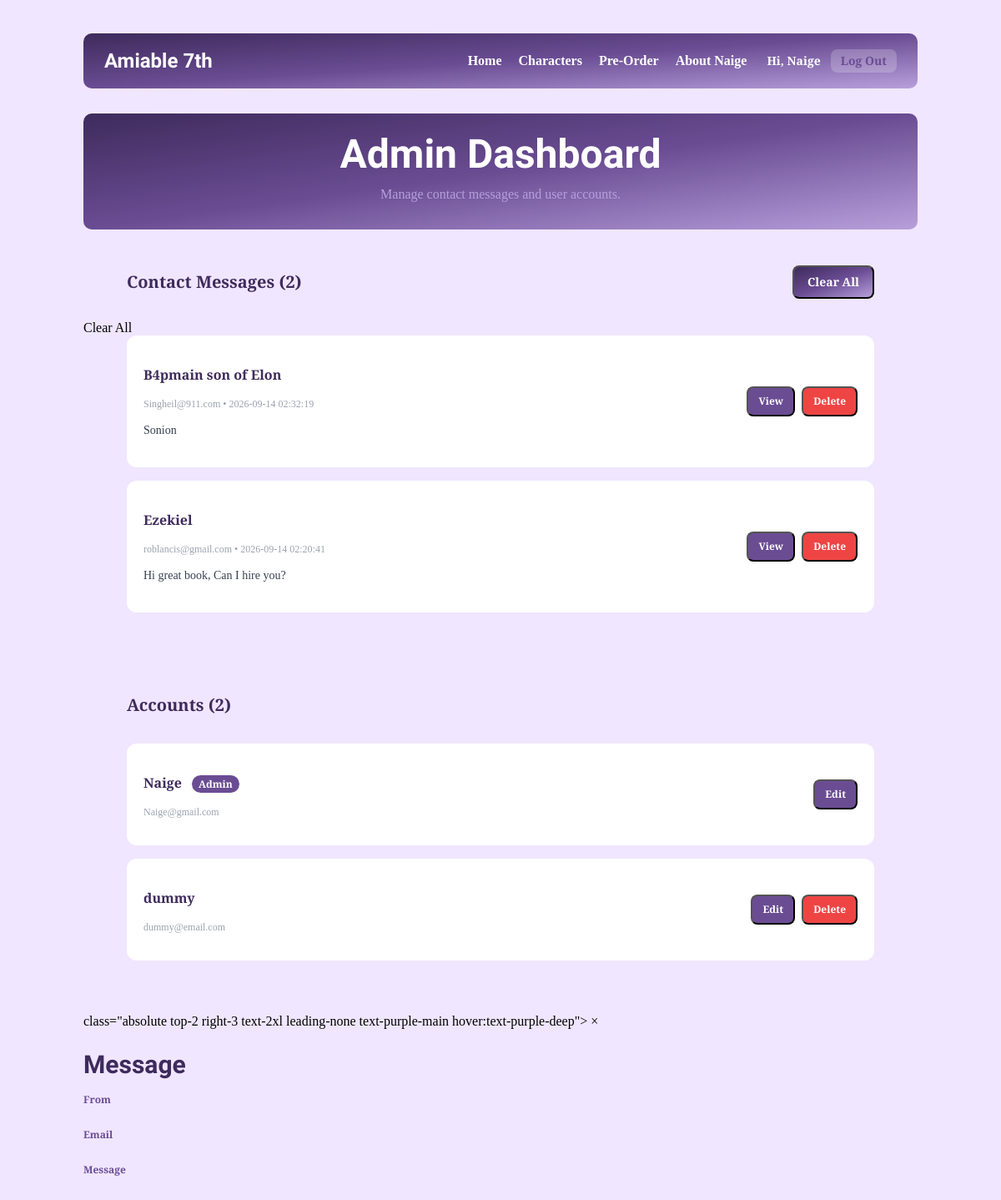
Page /admin.php (signed in) on the committed database.
### tables this page shows
CREATE TABLE `messages` (
  `message_id` int(11) NOT NULL,
  `name` varchar(100) DEFAULT NULL,
  `email` varchar(100) DEFAULT NULL,
  `message` varchar(10000) DEFAULT NULL,
  `created_at` datetime DEFAULT current_timestamp()
);

CREATE TABLE `accounts` (
  `account_id` int(11) NOT NULL,
  `username` varchar(100) DEFAULT NULL,
  `email` varchar(100) DEFAULT NULL,
  `pass` varchar(10000) DEFAULT NULL,
  `role` varchar(20) NOT NULL DEFAULT 'user'
);

### admin.php (the view, shortened to what this page needs)
<?php
require_once "db.php";
$msgResult = $conn->query("SELECT message_id, name, email, message, created_at FROM messages ORDER BY created_at DESC");
$msgCount = $msgResult ? $msgResult->num_rows : 0;
$acctResult = $conn->query("SELECT account_id, username, email, role FROM accounts ORDER BY account_id ASC");
$acctCount = $acctResult ? $acctResult->num_rows : 0;
?>
<!DOCTYPE html>
<html>
<head>
    <script src="https://cdn.tailwindcss.com"></script>
    <link rel="stylesheet" href="css/style.css">
</head>
<body>
    <header class="bg-gradient-to-br from-purple-deep via-purple-main to-purple-light border-none">
        <div class="site-title">
            <a href="index.php" class="font-title text-3xl text-white font-bold">Amiable 7th</a>
        </div>
        <div class="flex items-center gap-6">
            <nav>
                <a href="index.php" class="text-white font-bold">Home</a>
                <a href="index.php#characters" class="text-white font-bold">Characters</a>
                <a href="preorder.php" class="text-white font-bold">Pre-Order</a>
                <a href="about.php" class="text-white font-bold">About Naige</a>
            </nav>
            <div class="flex items-center gap-3 text-white text-sm font-accent font-bold">
                <span>Hi, <?= htmlspecialchars($_SESSION['username']) ?></span>
                <a href="logout.php" class="bg-white/20 hover:bg-white/30 px-3 py-1 rounded-lg transition">Log Out</a>
            </div>
        </div>
    </header>
    <div class="welcome-section bg-gradient-to-br from-purple-deep via-purple-main to-purple-light border-none">
        <h1 class="font-title text-5xl text-white">Admin Dashboard</h1>
        <p class="text-purple-light">Manage contact messages and user accounts.</p>
    </div>
    <div class="flex flex-wrap items-center justify-between gap-3 max-w-4xl mx-auto mb-4 px-2 mt-8">
        <h2 class="font-accent text-xl text-purple-deep font-bold">Contact Messages (<?= $msgCount ?>)</h2>
        <button id="clearAllBtn" class="font-accent text-sm font-bold text-white bg-gradient-to-br from-purple-deep via-purple-main to-purple-light px-4 py-2 rounded-lg hover:shadow-lg hover:-translate-y-0.5 transition">
            Clear All
        </button>
    </div>
            Clear All
    <div class="max-w-4xl mx-auto grid gap-4 px-2 pb-8">
        <?php if ($msgCount > 0): ?>
            <?php while ($row = $msgResult->fetch_assoc()): ?>
                <div class="bg-white border border-purple-main rounded-xl p-5 flex flex-col sm:flex-row sm:items-center gap-4 message-card"
                     data-id="<?= (int)$row['message_id'] ?>"
                     data-name="<?= htmlspecialchars($row['name']) ?>"
                     data-email="<?= htmlspecialchars($row['email']) ?>"
                     data-message="<?= htmlspecialchars($row['message']) ?>"
                     data-date="<?= htmlspecialchars($row['created_at']) ?>">
                    <div class="flex-1 min-w-0 text-left">
                        <p class="font-accent font-bold text-purple-deep"><?= htmlspecialchars($row['name']) ?></p>
                        <p class="text-xs text-gray-400 mb-1"><?= htmlspecialchars($row['email']) ?> • <?= htmlspecialchars($row['created_at']) ?></p>
                        <p class="text-sm text-gray-700 truncate"><?= htmlspecialchars($row['message']) ?></p>
                    </div>
                    <div class="flex gap-2 shrink-0">
                        <button type="button" class="viewBtn font-accent text-xs font-bold text-white bg-purple-main px-3 py-2 rounded-lg hover:bg-purple-deep transition">View</button>
                        <button type="button" class="deleteMsgBtn font-accent text-xs font-bold text-white bg-red-500 px-3 py-2 rounded-lg hover:bg-red-600 transition">Delete</button>
                    </div>
                </div>
            <?php endwhile; ?>
        <?php else: ?>
            <p class="text-center text-purple-main font-bold">No messages yet.</p>
        <?php endif; ?>
    </div>
    <div class="flex flex-wrap items-center justify-between gap-3 max-w-4xl mx-auto mb-4 px-2 mt-12">
        <h2 class="font-accent text-xl text-purple-deep font-bold">Accounts (<?= $acctCount ?>)</h2>
    </div>
    <div class="max-w-4xl mx-auto grid gap-4 px-2 pb-16">
        <?php if ($acctCount > 0): ?>
            <?php while ($row = $acctResult->fetch_assoc()): ?>
                <div class="bg-white border border-purple-main rounded-xl p-5 flex flex-col sm:flex-row sm:items-center gap-4 account-card"
                     data-id="<?= (int)$row['account_id'] ?>"
                     data-username="<?= htmlspecialchars($row['username']) ?>"
                     data-email="<?= htmlspecialchars($row['email']) ?>"
                     data-role="<?= htmlspecialchars($row['role']) ?>">
                    <div class="flex-1 min-w-0 text-left">
                        <p class="font-accent font-bold text-purple-deep">
                            <?= htmlspecialchars($row['username']) ?>
                            <?php if ($row['role'] === 'admin'): ?>
                                <span class="text-xs bg-purple-main text-white px-2 py-0.5 rounded-full ml-2">Admin</span>
                            <?php endif; ?>
                        </p>
                        <p class="text-xs text-gray-400"><?= htmlspecialchars($row['email']) ?></p>
                    </div>
                    <div class="flex gap-2 shrink-0">
                        <button type="button" class="editAcctBtn font-accent text-xs font-bold text-white bg-purple-main px-3 py-2 rounded-lg hover:bg-purple-deep transition">Edit</button>
                        <?php if ((int)$row['account_id'] !== (int)$_SESSION['account_id']): ?>
                            <button type="button" class="deleteAcctBtn font-accent text-xs font-bold text-white bg-red-500 px-3 py-2 rounded-lg hover:bg-red-600 transition">Delete</button>
                        <?php endif; ?>
                    </div>
                </div>
            <?php endwhile; ?>
        <?php else: ?>
            <p class="text-center text-purple-main font-bold">No accounts found.</p>
        <?php endif; ?>
    </div>
                class="absolute top-2 right-3 text-2xl leading-none text-purple-main hover:text-purple-deep">
                &times;
            <h2 class="font-title text-3xl text-purple-deep mb-1">Message</h2>
            <div class="grid gap-3 text-left">
                <div>
                    <span class="font-accent text-xs font-semibold text-purple-main block">From</span>
                </div>
                <div>
                    <span class="font-accent text-xs font-semibold text-purple-main block">Email</span>
                </div>
                <div>
                    <span class="font-accent text-xs font-semibold text-purple-main block">Message</span>
                </div>
            </div>
</body>
</html>

### css/style.css (style rules this page uses)
html { background-color: #F0E6FF; }
body { background-color: transparent; margin: 0 auto; max-width: 1000px; padding: 40px; overflow-x: hidden; }
h1 { text-align: center; font-size: 40px; color: #222222; }
h2 { color: #6A4C93; }
a { color: #6A4C93; text-decoration: none; display: block; text-align: center; font-weight: bold; }
header { background-color: white; border: 1px solid #6A4C93 ; border-radius: 10px; padding: 15px 25px; margin-bottom: 30px; display: flex; justify-content: space-between; align-items: center; }
.site-title a { font-size: 24px; font-weight: bold; text-decoration: none; }
nav { display: flex; gap: 20px; }
nav a { color:#6A4C93; text-decoration: none; font-weight: bold; }
.welcome-section { background-color: white; border: 1px solid #6A4C93; border-radius: 10px; padding: 25px; margin-bottom: 30px; text-align: center; }
.welcome-section h1 { margin-top: 0; margin-bottom: 15px; }
.welcome-section p { margin: 8px 0; }

### rows in the picture
messages: name "B4pmain son of Elon", email "Singheil@911.com", created_at "2026-09-14 02:32:19", message "Sonion"
messages: name "Ezekiel", email "roblancis@gmail.com", created_at "2026-09-14 02:20:41", message "Hi great book, Can I hire you?"
accounts: username "Naige", role "Admin", email "Naige@gmail.com"
accounts: username "dummy", email "dummy@email.com", shows "Delete"

### other values in the picture
$_SESSION['username'] "Naige"
$msgCount "2"
$acctCount "2"
